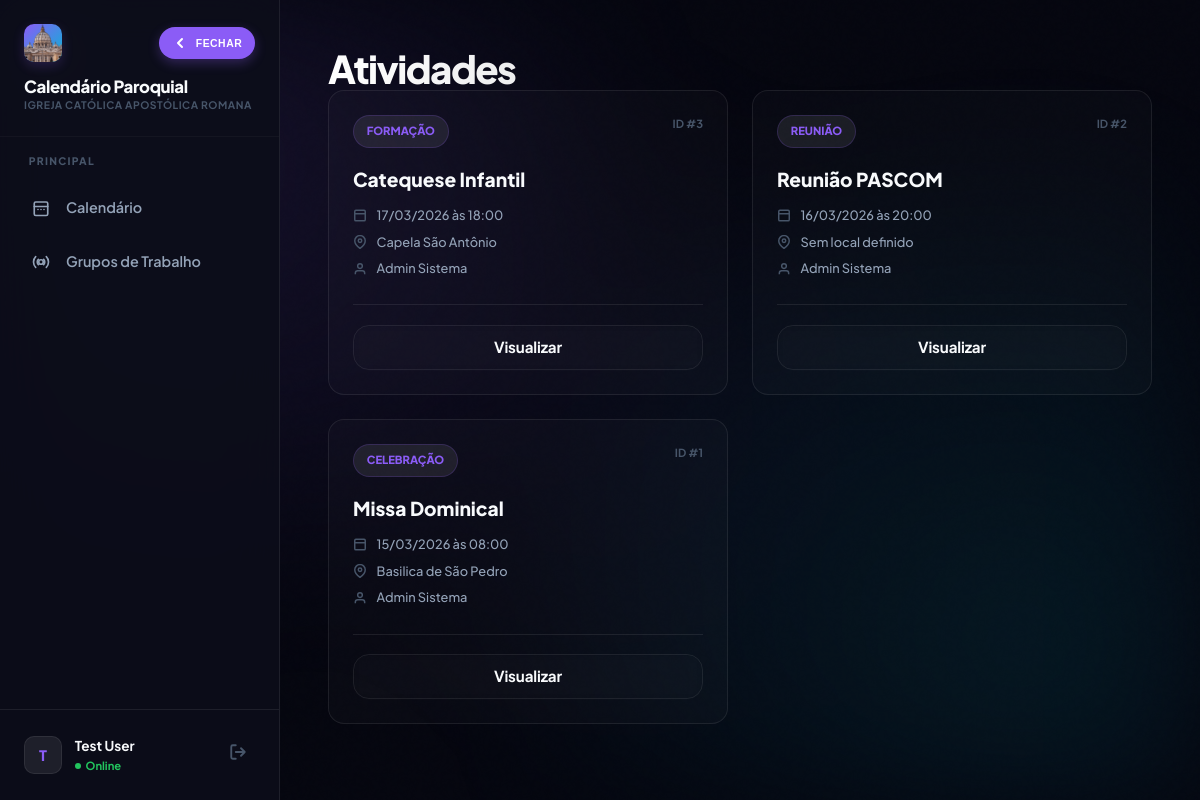
Page /atividades.php (signed in) on the earlier database version.
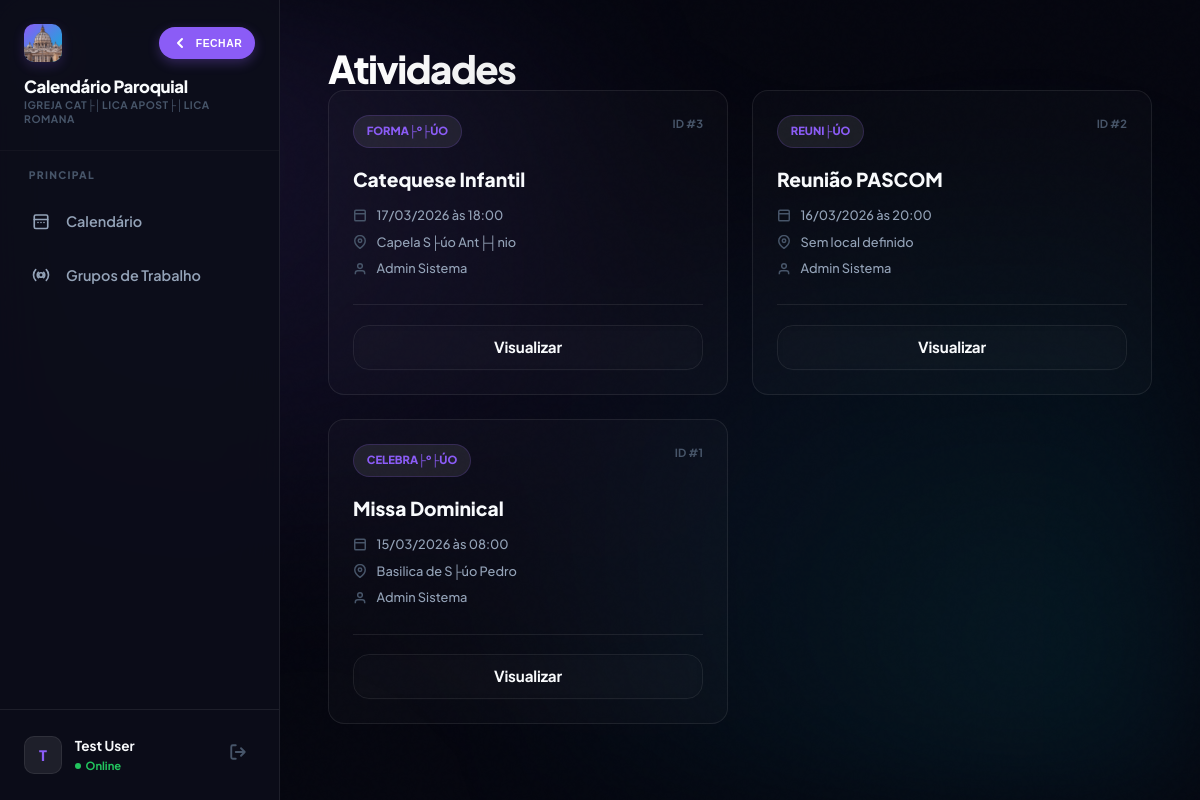
Same page on the later database version.
### tables this page shows
CREATE TABLE `paroquias` (
  `id` int(10) unsigned NOT NULL AUTO_INCREMENT,
  `nome` varchar(255) NOT NULL,
  `cidade` varchar(100) DEFAULT NULL,
  `estado` char(2) DEFAULT NULL,
  `diocese` varchar(255) DEFAULT NULL,
  `ativo` tinyint(1) DEFAULT 1,
  `data_criacao` timestamp NULL DEFAULT current_timestamp(),
  PRIMARY KEY (`id`)
);

CREATE TABLE `atividades` (
  `id` int(10) unsigned NOT NULL AUTO_INCREMENT,
  `nome` varchar(255) NOT NULL,
  `descricao` text DEFAULT NULL,
  `cor` varchar(7) DEFAULT '#3b82f6',
  `data_inicio` date NOT NULL,
  `hora_inicio` time DEFAULT NULL,
  `data_fim` date DEFAULT NULL,
  `hora_fim` time DEFAULT NULL,
  `local_id` int(10) unsigned DEFAULT NULL,
  `tipo_atividade_id` int(10) unsigned DEFAULT NULL,
  `categoria_id` int(10) unsigned DEFAULT NULL,
  `criador_id` int(10) unsigned DEFAULT NULL,
  `paroquia_id` int(10) unsigned DEFAULT NULL,
  `status` varchar(50) DEFAULT 'ativo',
  `restrito` tinyint(1) DEFAULT 0,
  `serie_key` varchar(100) DEFAULT NULL,
  `serie_frequencia` varchar(50) DEFAULT NULL,
  `serie_dias_semana` varchar(100) DEFAULT NULL,
  `serie_data_fim` date DEFAULT NULL,
  `data_criacao` timestamp NULL DEFAULT current_timestamp(),
  `ultima_atualizacao` timestamp NULL DEFAULT current_timestamp() ON UPDATE current_timestamp(),
  `is_multi_color` tinyint(1) DEFAULT 0,
  `is_flashing` tinyint(1) DEFAULT 0,
  PRIMARY KEY (`id`),
  KEY `fk_atividades_paroquia` (`paroquia_id`),
  KEY `fk_atividades_local` (`local_id`),
  KEY `fk_atividades_tipo` (`tipo_atividade_id`),
  CONSTRAINT `fk_atividades_local` FOREIGN KEY (`local_id`) REFERENCES `locais_paroquia` (`id`) ON DELETE SET NULL,
  CONSTRAINT `fk_atividades_paroquia` FOREIGN KEY (`paroquia_id`) REFERENCES `paroquias` (`id`) ON DELETE SET NULL,
  CONSTRAINT `fk_atividades_tipo` FOREIGN KEY (`tipo_atividade_id`) REFERENCES `tipos_atividade` (`id`) ON DELETE SET NULL
);

CREATE TABLE `tipos_atividade` (
  `id` int(10) unsigned NOT NULL AUTO_INCREMENT,
  `paroquia_id` int(10) unsigned DEFAULT NULL,
  `nome_tipo` varchar(100) NOT NULL,
  `cor` varchar(7) DEFAULT NULL,
  `icone` varchar(50) DEFAULT NULL,
  `descricao` text DEFAULT NULL,
  PRIMARY KEY (`id`)
);

CREATE TABLE `locais_paroquia` (
  `id` int(10) unsigned NOT NULL AUTO_INCREMENT,
  `paroquia_id` int(10) unsigned NOT NULL,
  `nome_local` varchar(255) NOT NULL,
  `descricao` text DEFAULT NULL,
  `ativo` tinyint(1) DEFAULT 1,
  `endereco` varchar(255) DEFAULT NULL,
  `telefone` varchar(20) DEFAULT NULL,
  `responsavel` varchar(100) DEFAULT NULL,
  `capacidade` int(11) DEFAULT NULL,
  PRIMARY KEY (`id`)
);

CREATE TABLE `usuarios` (
  `id` int(10) unsigned NOT NULL AUTO_INCREMENT,
  `nome` varchar(255) NOT NULL,
  `email` varchar(255) NOT NULL,
  `senha` varchar(255) NOT NULL,
  `perfil_id` int(10) unsigned DEFAULT NULL,
  `paroquia_id` int(10) unsigned DEFAULT NULL,
  `sexo` varchar(20) DEFAULT NULL,
  `telefone` varchar(20) DEFAULT NULL,
  `palavra_chave` varchar(255) DEFAULT NULL,
  `ativo` tinyint(1) DEFAULT 1,
  `perm_criar_eventos` tinyint(1) DEFAULT 0,
  `perm_editar_eventos` tinyint(1) DEFAULT 0,
  `perm_excluir_eventos` tinyint(1) DEFAULT 0,
  `perm_ver_restritos` tinyint(1) DEFAULT 0,
  `perm_cadastrar_usuario` tinyint(1) DEFAULT 0,
  `perm_admin_usuarios` tinyint(1) DEFAULT 0,
  `perm_ver_logs` tinyint(1) DEFAULT 0,
  `data_criacao` timestamp NULL DEFAULT current_timestamp(),
  `ultimo_login` timestamp NULL DEFAULT NULL,
  `data_nascimento` date DEFAULT NULL,
  `foto_perfil` varchar(255) DEFAULT NULL,
  `nivel_acesso` int(10) DEFAULT 0,
  `perfil_nome` varchar(50) DEFAULT NULL,
  `perm_ver_calendario` tinyint(1) DEFAULT 1,
  `perm_admin_sistema` tinyint(1) DEFAULT 0,
  `perm_gerenciar_catalogo` tinyint(1) DEFAULT 0,
  `perm_gerenciar_grupos` tinyint(1) DEFAULT 0,
  PRIMARY KEY (`id`),
  UNIQUE KEY `email` (`email`),
  KEY `fk_usuario_perfil` (`perfil_id`),
  KEY `fk_usuario_paroquia` (`paroquia_id`),
  CONSTRAINT `fk_usuario_paroquia` FOREIGN KEY (`paroquia_id`) REFERENCES `paroquias` (`id`) ON DELETE SET NULL,
  CONSTRAINT `fk_usuario_perfil` FOREIGN KEY (`perfil_id`) REFERENCES `perfis` (`id`) ON DELETE SET NULL
);

### config.php (called while the page is built, shortened)
<?php
function can(string $permission): bool {
    return isset($_SESSION['perms'][$permission]) && (bool)$_SESSION['perms'][$permission] === true;
}
function has_level(int $min_level): bool {
    return isset($_SESSION['usuario_nivel']) && (int)$_SESSION['usuario_nivel'] <= $min_level;
}
function h(mixed $v): string {
    return htmlspecialchars((string)($v ?? ''), ENT_QUOTES, 'UTF-8');
}
?>

### functions.php (called while the page is built, shortened)
<?php
require_once __DIR__ . '/config.php';
function formatTime(?string $time): string {
    return substr((string)$time, 0, 5);
}
function current_paroquia_id(): int {
    return (int)($_SESSION['paroquia_id'] ?? 0);
}
?>

### atividades.php (the view, shortened to what the changed rows need)
<?php
require_once 'functions.php';
$pid = current_paroquia_id();
$sql = "
    SELECT a.*, l.nome_local, t.nome_tipo, t.icone, u.nome as criador_nome
    FROM atividades a
    LEFT JOIN locais_paroquia l ON a.local_id = l.id
    LEFT JOIN tipos_atividade t ON a.tipo_atividade_id = t.id
    LEFT JOIN usuarios u ON a.criador_id = u.id
    WHERE a.paroquia_id = ?
      AND (a.restrito = 0 OR ? = 1 OR a.criador_id = ?)
    ORDER BY a.data_inicio DESC, a.hora_inicio DESC
";
$userId = (int)($_SESSION['usuario_id'] ?? 0);
$canVerRestritos = (int)can('ver_restritos');
$stmt = $conn->prepare($sql);
$stmt->bind_param('iii', $pid, $canVerRestritos, $userId);
$stmt->execute();
$activities = $stmt->get_result();
?>
<!DOCTYPE html>
<html lang="pt-BR">
<head>
    <link rel="stylesheet" href="style.css?v=2.5.1">
    <link rel="stylesheet" href="css/responsive.css?v=2.5.1">
</head>
<body>
    <div class="app-shell">
        <?php include 'sidebar.php'; ?>
        <main class="main-content">
                        <header class="calendar-header animate-in">
                <div class="month-display">
                    <h1 class="gradient-text">Atividades</h1>
                </div>
            </header>
            <section class="activity-grid animate-in" style="animation-delay: 0.1s;">
                <?php if ($activities->num_rows > 0): ?>
                    <?php while ($row = $activities->fetch_assoc()):
                        $di = new DateTime($row['data_inicio']);
                    ?>
                    <article class="glass-card activity-card">
                        <div class="card-header">
                            <span class="type-badge"><?= h($row['nome_tipo'] ?: 'Evento') ?></span>
                            <div style="font-size: 0.7rem; color: var(--text-ghost); font-weight: 700;">
                                ID #<?= $row['id'] ?>
                            </div>
                        </div>
                        <div class="card-body">
                            <h3><?= h($row['nome']) ?></h3>
                            <div class="meta-item">
                                <svg width="14" height="14" viewBox="0 0 24 24" fill="none" stroke="currentColor" stroke-width="2.5"><rect width="18" height="18" x="3" y="4" rx="2"/><line x1="3" x2="21" y1="10" y2="10"/></svg>
                                <?= $di->format('d/m/Y') ?> às <?= formatTime($row['hora_inicio']) ?>
                            </div>
                            <div class="meta-item">
                                <svg width="14" height="14" viewBox="0 0 24 24" fill="none" stroke="currentColor" stroke-width="2.5"><path d="M21 10c0 7-9 13-9 13s-9-6-9-13a9 9 0 0 1 18 0z"/><circle cx="12" cy="10" r="3"/></svg>
                                <?= h($row['nome_local'] ?: 'Sem local definido') ?>
                            </div>
                            <div class="meta-item">
                                <svg width="14" height="14" viewBox="0 0 24 24" fill="none" stroke="currentColor" stroke-width="2.5"><path d="M20 21v-2a4 4 0 0 0-4-4H8a4 4 0 0 0-4 4v2"/><circle cx="12" cy="7" r="4"/></svg>
                                <?= h($row['criador_nome'] ?: 'Sistema') ?>
                            </div>
                        </div>
                        <div class="card-footer">
                            <a href="ver_atividade.php?id=<?= $row['id'] ?>" class="btn btn-ghost" style="padding: 0.6rem; flex: 1;">Visualizar</a>
                        </div>
                    </article>
                    <?php endwhile; ?>
                <?php endif; ?>
            </section>
        </main>
    </div>
</body>
</html>

### sidebar.php (shortened to what the changed rows need)
<?php
require_once 'config.php';
$parish_name = 'Igreja Católica';
$pid = $_SESSION['paroquia_id'] ?? 0;
if ($pid > 0) {
    $stmt = $conn->prepare("SELECT nome FROM paroquias WHERE id = ?");
    $stmt->bind_param('i', $pid);
    $stmt->execute();
    $resParish = $stmt->get_result();
    if ($resParish && $resParish->num_rows > 0) {
        $parish_name = $resParish->fetch_assoc()['nome'];
    }
}
$all_parishes = [];
?>
<aside class="sidebar" id="mainSidebar">
    <div class="sidebar-header">
        <div class="brand-details">
            <span class="brand-text">Calendário Paroquial</span>
            <?php if (count($all_parishes) > 1): ?>
                <select class="brand-sub-select" onchange="window.location.href='select_paroquia.php?id='+this.value">
                    <?php if ($pid == 0): ?><option value="0" selected>Selecionar...</option><?php endif; ?>
                    <?php foreach($all_parishes as $p): ?>
                        <option value="<?= $p['id'] ?>" <?= $p['id'] == $pid ? 'selected' : '' ?>><?= h($p['nome']) ?></option>
                    <?php endforeach; ?>
                </select>
            <?php else: ?>
                <span class="brand-sub"><?= h($parish_name) ?></span>
            <?php endif; ?>
        </div>
    </div>
</aside>

Differences in the rows shown:
changed paroquias: nome "IGREJA CATÓLICA APOSTÓLICA ROMANA" → "IGREJA CAT├│LICA APOST├│LICA ROMANA"
changed through a linked row, atividades "Catequese Infantil": tipo_atividade.nome_tipo "FORMAÇÃO" → "FORMA├º├ÚO"; local.nome_local "Capela São Antônio" → "Capela S├úo Ant├┤nio"
changed through a linked row, atividades "Reunião PASCOM": tipo_atividade.nome_tipo "REUNIÃO" → "REUNI├ÚO"
changed through a linked row, atividades "Missa Dominical": tipo_atividade.nome_tipo "CELEBRAÇÃO" → "CELEBRA├º├ÚO"; local.nome_local "Basilica de São Pedro" → "Basilica de S├úo Pedro"
